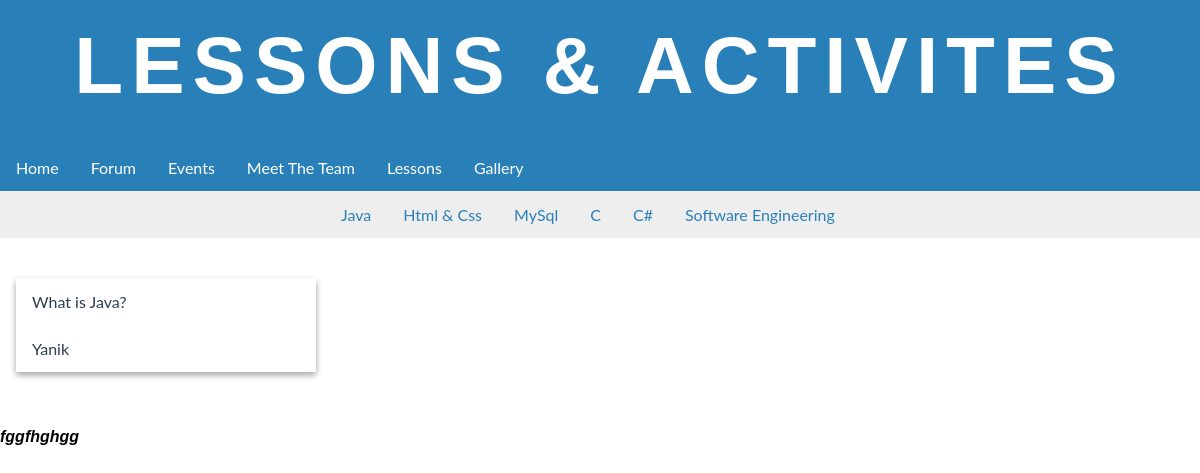
/lesson.php?category=1&topic=Yanik, run on the app's committed database.
### tables this page shows
CREATE TABLE `categories` (
  `ID` int(11) NOT NULL,
  `Name` varchar(70) NOT NULL
);

CREATE TABLE `lessons` (
  `id` int(11) NOT NULL,
  `fk_category_id` int(11) NOT NULL,
  `topic` varchar(120) NOT NULL,
  `details` text NOT NULL,
  `fk_user_id` int(11) NOT NULL,
  `timestamp` timestamp NOT NULL DEFAULT CURRENT_TIMESTAMP
);

### private/classes/Database.php (called while the page is built, shortened)
<?php
 class Database{
    private static $instance = null;
    public static function getInstance(){
        if(self::$instance == null){
             self::$instance = new Mysqli("localhost", "root", "" , "coding_society");
        }
        return self::$instance;
    }
}
?>

### public/lesson.php (the view, shortened to what this page needs)
<?php
  include '../private/classes/Database.php';
?>
<?php
    $result = Database::getInstance()->query("Select * from categories");
    $sub_menu = [];
    $i = 0;
    if($result){
        while($data = $result->fetch_assoc()){
            $sub_menu[$i] = $data;
            $i++;
        }
    }
    $i = 0;
    $category_id = (isset($_GET['category'])) ? Database::getInstance()->escape_string($_GET['category']) : 1;
    $result = Database::getInstance()->query("Select topic from lessons where fk_category_id = $category_id");
    $topics = [];
    if($result){
        while($row = $result->fetch_assoc()){
            $topics[$i] = $row["topic"];
            $i++;
        }
    }
    $topic = (isset($_GET['topic']))?Database::getInstance()->escape_string($_GET['topic']): '';
    $result = Database::getInstance()->query("select * from lessons where topic = '$topic' and fk_category_id = $category_id LIMIT 1");
    $lesson = [];
    if($result){
        while($row = $result->fetch_assoc()){
                $lesson = $row;
        }
    }
 ?>
<html>
    <head>
        <link rel="stylesheet" href="css/lesson.css">
    </head>
    <body>
<h1 class='elegantshadow'>Lessons & Activites</h1>
<div class="navi" >
<div id="nav">
  <ul>
  <li class="font"><a href="home.php">Home</a></li>
  <li class="font"><a href="forum.php">Forum</a></li>
  <li class="font"><a href="events.php">Events</a></li>
  <li class="font"><a href="team.php">Meet The Team</a></li>
  <li class="font"><a href="lesson.php">Lessons</a></li>
  <li class="font"><a href="gallery.php">Gallery</a></li>
</ul>
</div>
</div>
<div class="sub-nav">
 <div class="contianer">
  <ul id="topics">
    <?php foreach( $sub_menu as $menu): ?>
       <li class="font" ><?= "<a href='./lesson.php?category=".$menu["ID"]."'>".$menu["Name"]."</a>";?></li>
    <?php endforeach ?>
  </ul>
 </div>
</div>
<div class="sidenav">
    <div id="sidebar" class="card card-2">
    <ul>
    <?php foreach($topics as $topic): ?>
        <li class="nav2"><a href="<?='./lesson.php?category='.$category_id .'&topic='.$topic?>"><?= $topic ?></a></li>
    <?php endforeach; ?>
    </ul>
    </div>
</div>
<div class="body">
  <?= (isset($lesson["details"]))?$lesson["details"]:"<h3>No lessons selected</h3>"; ?>
</div>

### public/css/lesson.css (style rules this page uses)
* { padding:0px;margin:0px; }
html { font-family: sans-serif; color: black; }
body { min-width: 700px; background-repeat: no-repeat; }
ul { list-style-type: none; margin: 0 0; padding: 0; overflow: hidden; font-family: Helvetica; background-color: #2980b9; }
li { float: left; }
li a { display: block; color: #fff; text-align: center; padding: 14px 16px; text-decoration: none; font-family: "lato", sans-serif; }
.navi { width:100%; margin:0 auto; text-align:center; }
#nav { background-color:#34495e; }
.elegantshadow { margin: 0 0 0 0; text-align: center; color:white; background-color: #2980b9; letter-spacing: .1em; text-shadow: -1px -1px 1px white 2px 2px 1px #2980b9; height: 13%; }
h1 { font-family: "Avant Garde", Avantgarde, "Century Gothic", CenturyGothic, "AppleGothic", sans-serif; font-size: 80px; padding: 20px 30px; text-align: center; text-transform: uppercase; text-rendering: optimizeLegibility; }
.sub-nav, .sub-nav ul { background-color: #eee; }
.sub-nav, .sub-nav ul li a { color : #2980b9; }
.sub-nav, .sub-nav ul li a:hover { color : #fff; }
.contianer { width:550px;margin:0 auto;text-align:center; }
.sidenav { float: left; width: 350px; }
#sidebar { margin-top: 40px; list-style-type: none; min-width: 250px; font-size: 30px; }
#sidebar a { color: #2c3e50; font-size: 16px; text-align: left; }
#sidebar ul li { width: 100%; display: block; background-color: #fff; }
.card { background: #fff; border-radius: 2px; display: inline-block; margin: 1rem; position: relative; width: 300px; }
.card-2 { box-shadow: 0 3px 6px rgba(0,0,0,0.16), 0 3px 6px rgba(0,0,0,0.23); }
.body { float: left; display: inline-block; width: 900px; margin-top: 40px; }

### data on the page
categories: Name "Java"
categories: Name "Html & Css"
categories: Name "MySql"
categories: Name "C"
categories: Name "C#"
categories: Name "Software Engineering"
lessons: details "fggfhghgg"

### other printed values
$topic "What is Java?"
$topic "Yanik"
